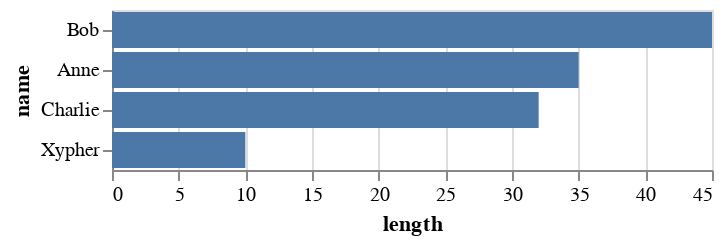

Here is the notebook cell this chart was saved with:
### Markdown cell above
## 16) Make a sorted horizontal bar graph of the cats, with the larger cats on top

> **TIP:** Think in steps, even though it's all on one line - first make sure you can sort it, then try to graph it.

### Code cell
alt.Chart(cats).mark_bar().encode(
    x='length', y=alt.Y('name', sort='-x'))

### Figure 1 — Vega-Lite specification as saved in the notebook (floating-point values rounded to 4 significant figures)
{"config": {"view": {"continuousWidth": 300, "continuousHeight": 300}}, "data": {"name": "data-638bc1bc80b509563e04fcd191696faf"}, "mark": {"type": "bar"}, "encoding": {"x": {"field": "length", "type": "quantitative"}, "y": {"field": "name", "sort": "-x", "type": "nominal"}}, "$schema": "https://vega.github.io/schema/vega-lite/v5.20.1.json", "datasets": {"data-638bc1bc80b509563e04fcd191696faf": [{"animal": "cat", "name": "Anne", "length": 35, "inches": 13.78}, {"animal": "cat", "name": "Bob", "length": 45, "inches": 17.72}, {"animal": "cat", "name": "Charlie", "length": 32, "inches": 12.6}, {"animal": "cat", "name": "Xypher", "length": 10, "inches": 3.937}]}}
